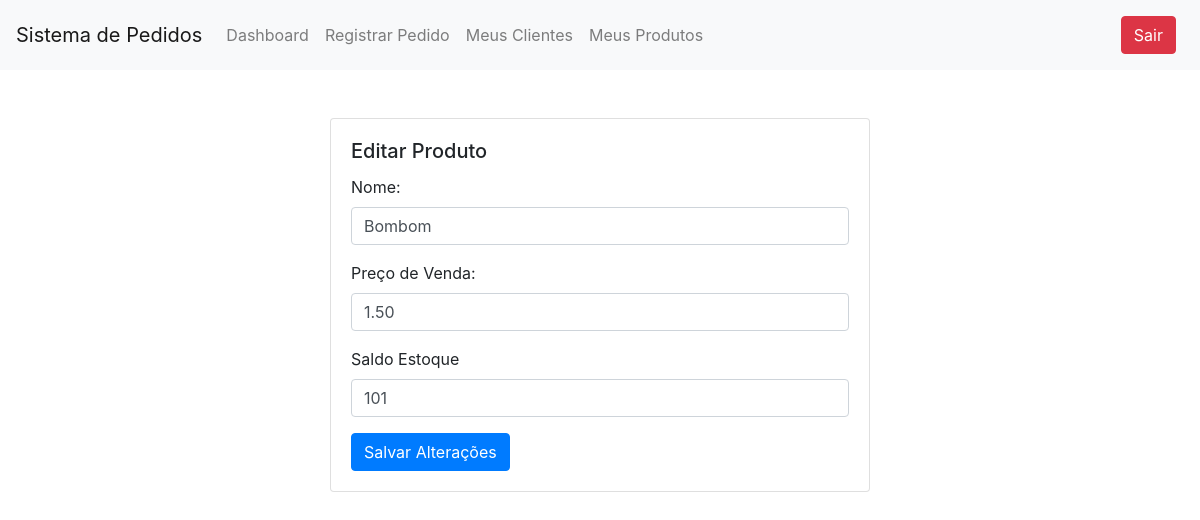
The app's page /templates/editar_produto.php?id=1 with its own data.
### tables this page shows
CREATE TABLE `produtos` (
  `id` int(11) NOT NULL AUTO_INCREMENT,
  `nome` varchar(100) NOT NULL,
  `preco_venda` decimal(10,2) NOT NULL,
  `saldo_estoque` int(11) NOT NULL,
  `ativo` tinyint(1) DEFAULT 1,
  PRIMARY KEY (`id`)
);

### templates/editar_produto.php (the view, shortened to what this page needs)
<?php
include('../config/config.php');
if (isset($_GET['id'])) {
    $produtoId = $_GET['id'];
    $queryProduto = "SELECT * FROM PRODUTOS WHERE id = :produtoId";
    $stmtProduto = $conexao->prepare($queryProduto);
    $stmtProduto->bindParam(':produtoId', $produtoId, PDO::PARAM_INT);
    $stmtProduto->execute();
    $dadosProduto = $stmtProduto->fetch(PDO::FETCH_ASSOC);
    if ($dadosProduto) {
        ?>
        <!DOCTYPE html>
        <html lang="en">
        <head>
            <link rel="stylesheet" href="https://stackpath.bootstrapcdn.com/bootstrap/4.3.1/css/bootstrap.min.css">
        </head>
        <body>
            <?php include('menu.php') ?>
            <div class="container mt-5">
                <div class="row">
                    <div class="col-md-6 offset-md-3">
                        <div class="card">
                            <div class="card-body">
                                <h5 class="card-title">Editar Produto</h5>
                                <form action="../controlador/editar_produto_controller.php" method="post">
                                    <div class="form-group">
                                        <label for="nome">Nome:</label>
                                        <input type="text" class="form-control" id="nome" name="nome" value="<?php echo $dadosProduto['nome']; ?>" required>
                                    </div>
                                    <div class="form-group">
                                        <label for="preco_venda">Preço de Venda:</label>
                                        <input type="text" class="form-control" id="preco_venda" name="preco_venda" value="<?php echo $dadosProduto['preco_venda']; ?>" required>
                                    </div>
                                    <div class="form-group">
                                        <label for="saldo_estoque">Saldo Estoque</label>
                                        <input type="text" class="form-control" id="saldo_estoque" name="saldo_estoque" value="<?php echo $dadosProduto['saldo_estoque']; ?>" required>
                                    </div>
                                    <button type="submit" class="btn btn-primary">Salvar Alterações</button>
                                </form>
                            </div>
                        </div>
                    </div>
                </div>
            </div>
        </body>
        </html>
        <?php
    } else {
        echo "Cliente não encontrado.";
    }
} else {
    echo "ID do cliente não fornecido na URL.";
}
?>

### records on screen
produtos: nome "Bombom", preco_venda "1.50", saldo_estoque "101"
